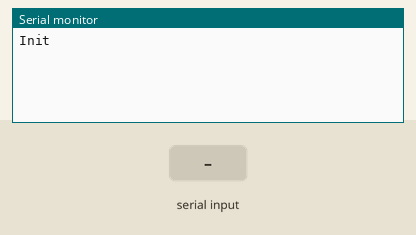
A sketch run on a simulated Arduino Zero (SAMD21). Parts: the last lines printed to the serial monitor. The inputs (shaded band) are chosen by the test bench.

Above: at 1.2 s.
1.3 s: "1" received over the second serial link
At 3.2 s:
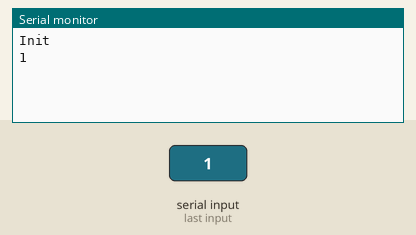
5.3 s: "2" received over the second serial link
At 7.5 s:
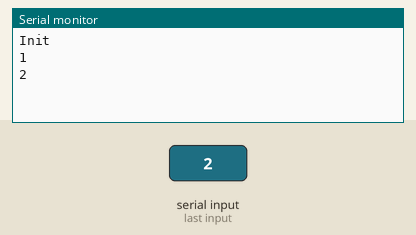

The sketch:

serial_comms_reciever_test.ino
```cpp
char mystr[10]; //Initialized variable to store recieved data

void setup() {
  // Begin the Serial at 9600 Baud
  SerialUSB.begin(9600);
  Serial.begin(9600);
  while(!SerialUSB);
  SerialUSB.println("Init");
  Serial1.begin(9600);

}

void loop() {
  Serial.readBytes(mystr,5); //Read the serial data and store in var
  Serial1.readBytes(mystr,5);
  SerialUSB.println(mystr); //Print data on Serial Monitor
  delay(1000);

}
```

Measured:
- after the input at 1.3 s, the serial monitor: prints a new line after 1.0 s (image 1)
- after the input at 5.3 s, the serial monitor: prints a new line after 1.0 s (image 2)
